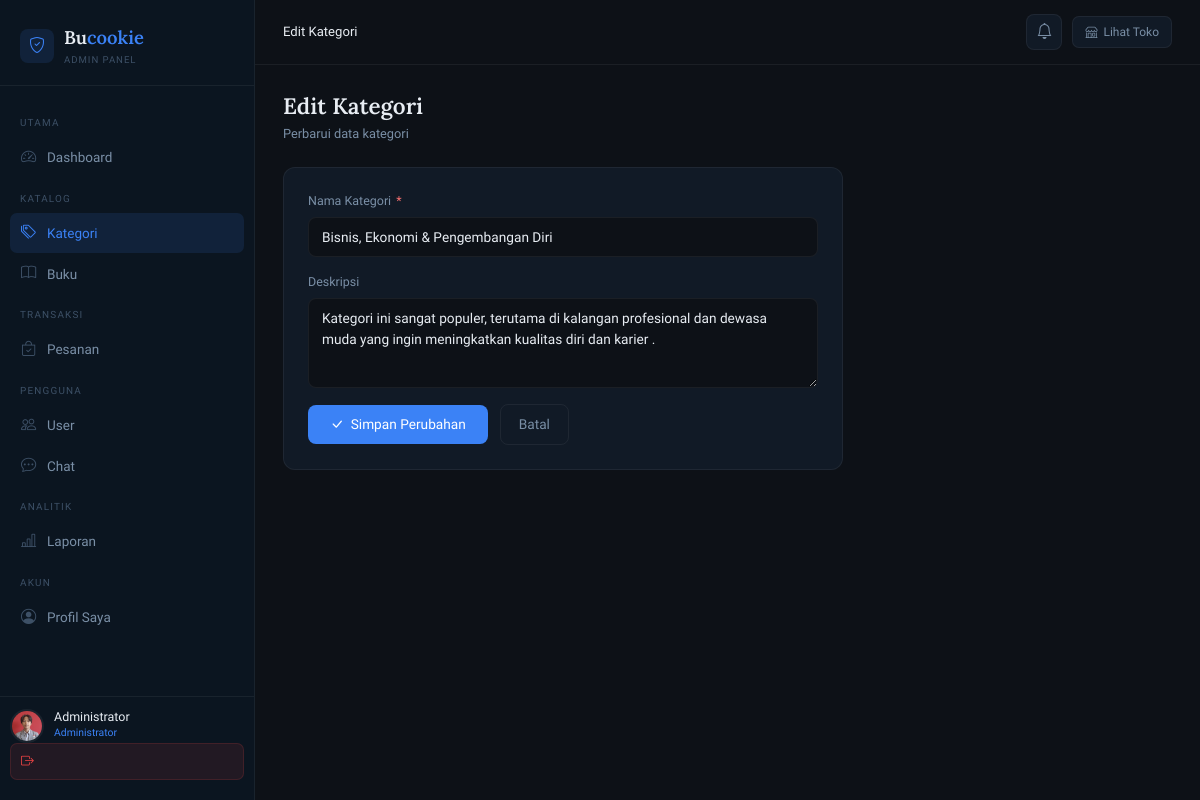
Page /admin/categories/edit.php?id=9 (signed in) on the committed database.
### tables this page shows
CREATE TABLE `categories` (
  `id` int(11) NOT NULL,
  `name` varchar(100) NOT NULL,
  `description` text DEFAULT NULL,
  `created_at` timestamp NOT NULL DEFAULT current_timestamp()
);

### admin/categories/edit.php (the view, shortened to what this page needs)
<?php
require_once __DIR__ . '/../../config/db.php';
$id    = (int)($_GET['id'] ?? 0);
$stmt = $conn->prepare("SELECT * FROM categories WHERE id = ?");
$stmt->bind_param('i', $id);
$stmt->execute();
$cat = $stmt->get_result()->fetch_assoc();
require_once __DIR__ . '/../../admin/includes/header.php';
?>
<div class="page-header">
    <h1>Edit Kategori</h1>
    <p>Perbarui data kategori</p>
</div>
<div class="form-card" style="max-width:560px">
    <form method="POST">
        <div class="mb-field">
            <label class="form-label">Nama Kategori <span class="req">*</span></label>
            <input type="text" name="name" class="form-control"
                   value="<?= htmlspecialchars($_POST['name'] ?? $cat['name']) ?>"
                   required autofocus>
        </div>
        <div class="mb-field">
            <label class="form-label">Deskripsi</label>
            <textarea name="description" class="form-control"><?= htmlspecialchars($_POST['description'] ?? $cat['description']) ?></textarea>
        </div>
        <div>
            <button type="submit" class="btn-save">
                <i class="bi bi-check-lg"></i> Simpan Perubahan
            </button>
            <a href="<?= BASE_URL ?>admin/categories/index.php" class="btn-cancel">Batal</a>
        </div>
    </form>
</div>
<?php require_once __DIR__ . '/../../admin/includes/footer.php'; ?>

### admin/includes/header.php (style rules this page uses)
:root { --bg-base: #0d1117; --bg-sidebar: #0b1520; --bg-card: #111a26; --bg-card-hover: #152030; --border: rgba(255,255,255,0.06); --accent: #3b82f6; --accent-soft: rgba(59,130,246,0.12); --accent-glow: rgba(59,130,246,0.2); --danger: #ef4444; --danger-soft: rgba(239,68,68,0.1); --success: #22c55e; --success-soft: rgba(34,197,94,0.1); --warning: #f59e0b; --warning-soft: rgba(245,158,11,0.1); --text-primary: #e8edf3; --text-secondary:#7a8fa6; --text-muted: #3d5066; --sidebar-w: 255px; }
* { box-sizing: border-box; margin: 0; padding: 0; }
body { font-family: 'Sora', sans-serif; background: var(--bg-base); color: var(--text-primary); min-height: 100vh; display: flex; overflow-x: hidden; }
.page-header { margin-bottom: 24px; }
.page-header h1 { font-family: 'Lora', serif; font-size: 1.4rem; font-weight: 600; color: var(--text-primary); margin-bottom: 4px; }
.page-header p { font-size: 0.8rem; color: var(--text-secondary); }
.form-card { background: var(--bg-card); border: 1px solid var(--border); border-radius: 12px; padding: 24px; margin-bottom: 24px; }
.form-label { font-size: 0.78rem; color: var(--text-secondary); margin-bottom: 6px; display: block; }
.form-label .req { color: #f87171; margin-left: 2px; }
.form-control, .form-select { width: 100%; background: var(--bg-base); border: 1px solid var(--border); border-radius: 8px; padding: 9px 13px; color: var(--text-primary); font-family: 'Sora', sans-serif; font-size: 0.855rem; outline: none; transition: border-color .2s, box-shadow .2s; }
.form-control::placeholder { color: var(--text-muted); }
textarea.form-control { resize: vertical; min-height: 90px; }
.mb-field { margin-bottom: 16px; }
.btn-save { display: inline-flex; align-items: center; gap: 7px; padding: 9px 22px; background: var(--accent); color: #fff; border: none; border-radius: 8px; font-family: 'Sora', sans-serif; font-size: 0.855rem; font-weight: 500; cursor: pointer; transition: all .2s; }
.btn-cancel { display: inline-flex; align-items: center; gap: 7px; padding: 9px 18px; background: transparent; color: var(--text-secondary); border: 1px solid var(--border); border-radius: 8px; font-family: 'Sora', sans-serif; font-size: 0.855rem; text-decoration: none; transition: all .2s; margin-left: 8px; }

### rows in the picture
categories: name "Bisnis, Ekonomi & Pengembangan Diri", description "Kategori ini sangat populer, terutama di kalangan profesional dan dewasa muda yang ingin meningkatkan kualitas diri dan karier ."

### other values in the picture
$_SESSION['user_name'] "Administrator"
$page_title "Edit Kategori"
